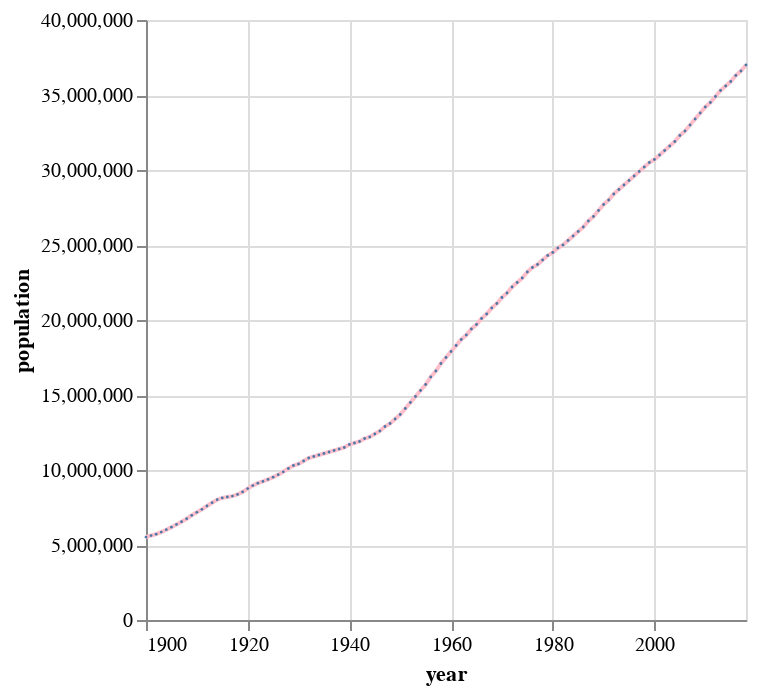

Notebook code for this chart:
### Code cell
canada_line_point = alt.Chart(canada_data).mark_line(point = alt.OverlayMarkDef(strokeWidth = 2, size = 2), color = 'pink').encode(x = alt.X('year:T'),
y = alt.Y('population:Q'), tooltip = alt.Tooltip(['year', 'population']))
canada_line_point
